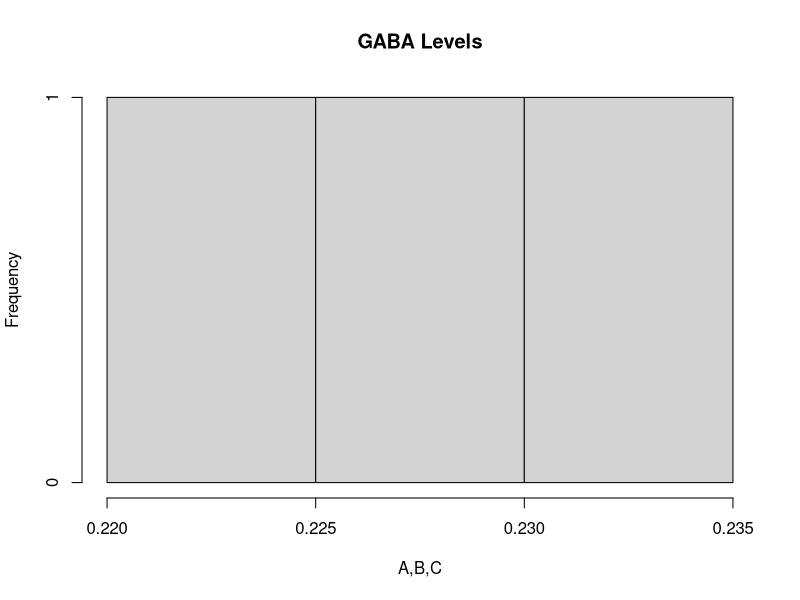
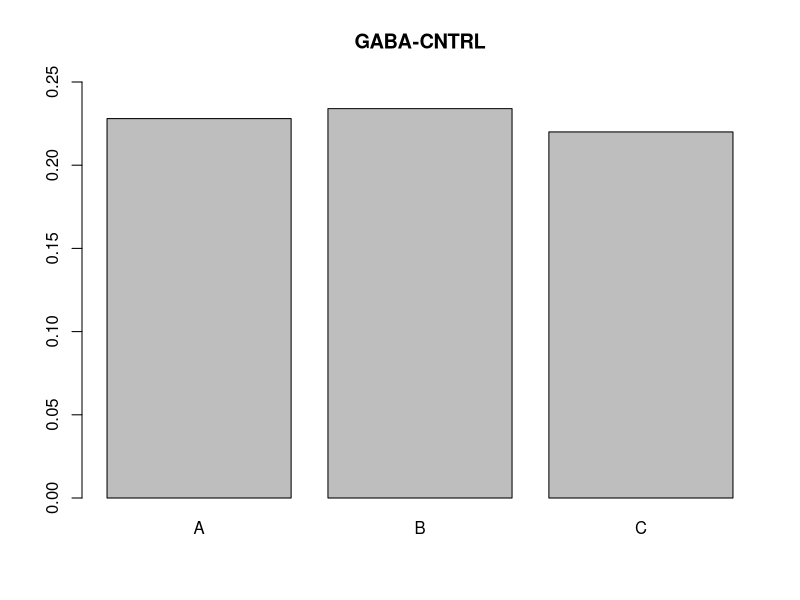
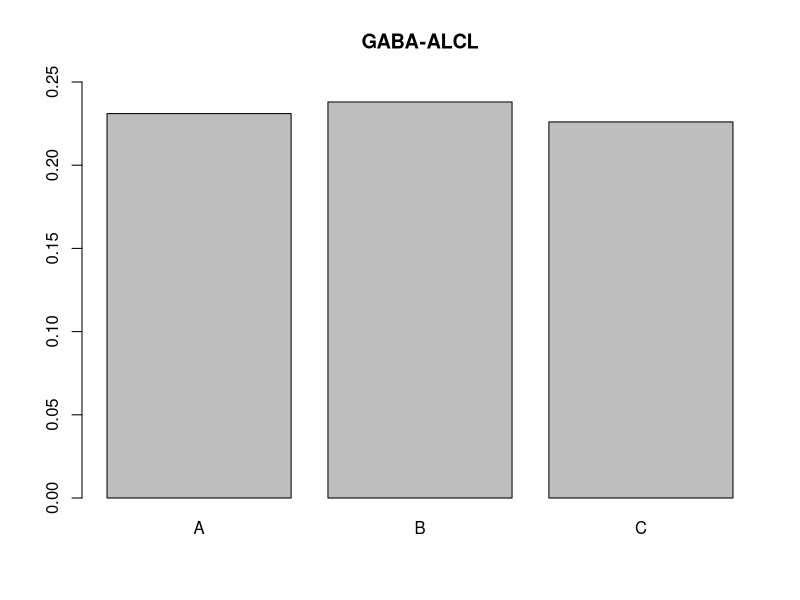
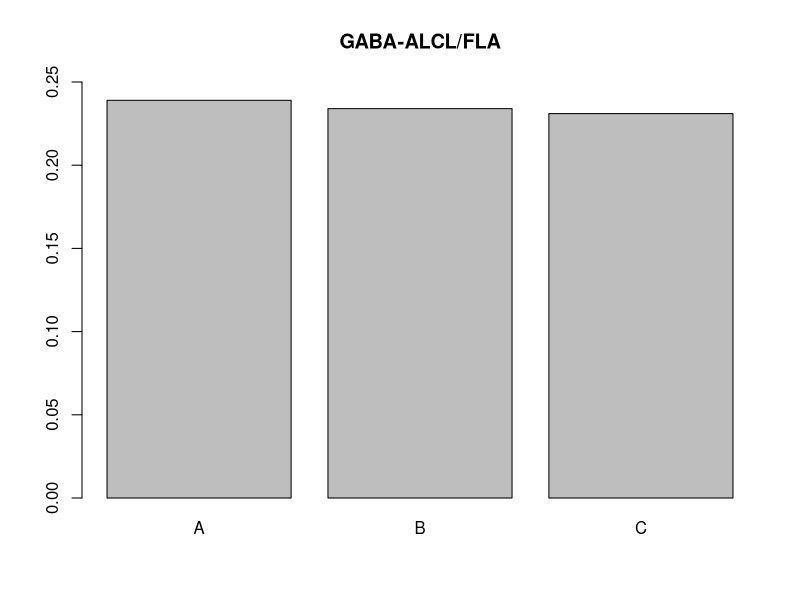
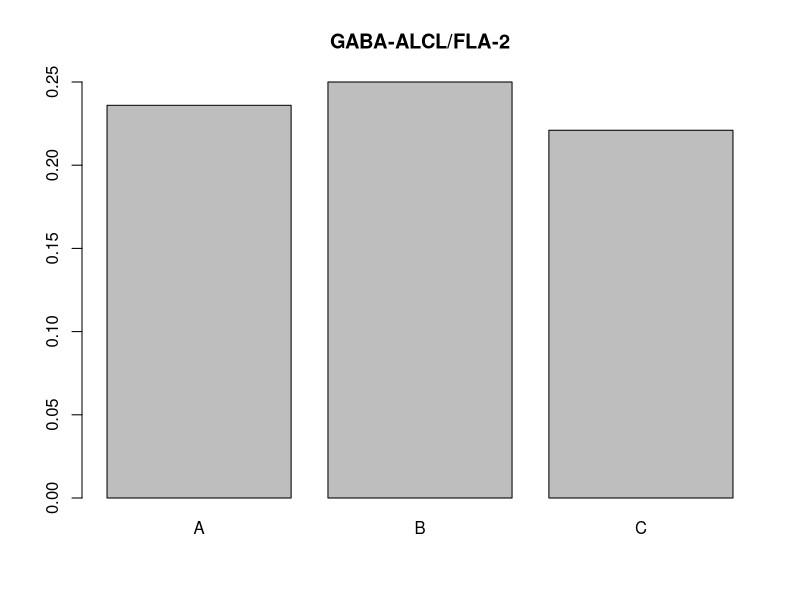
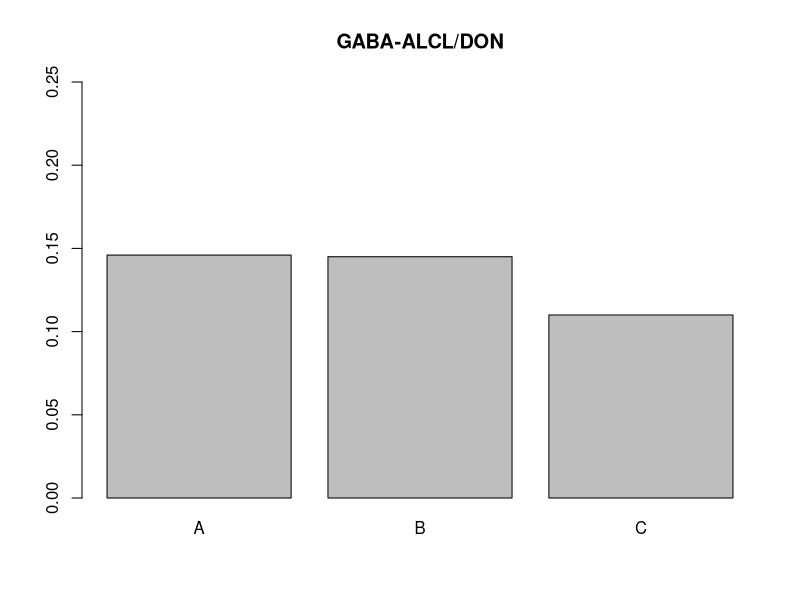
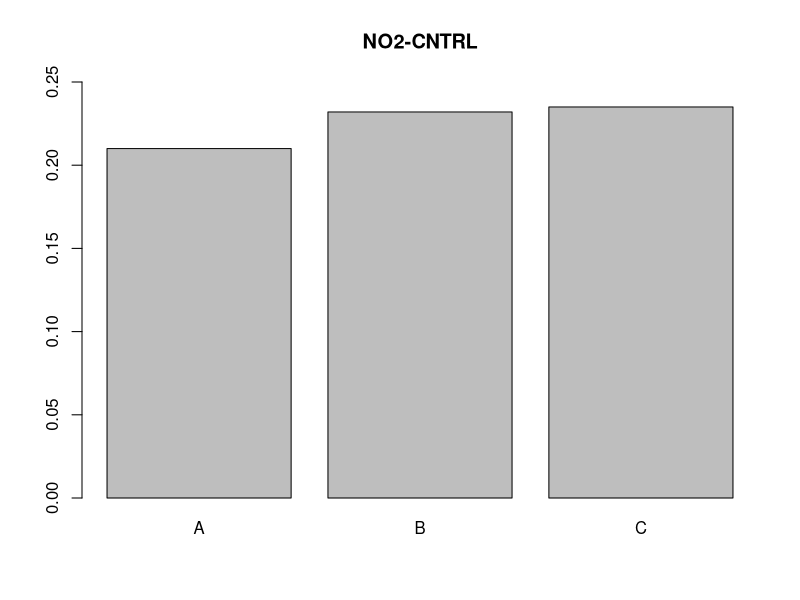
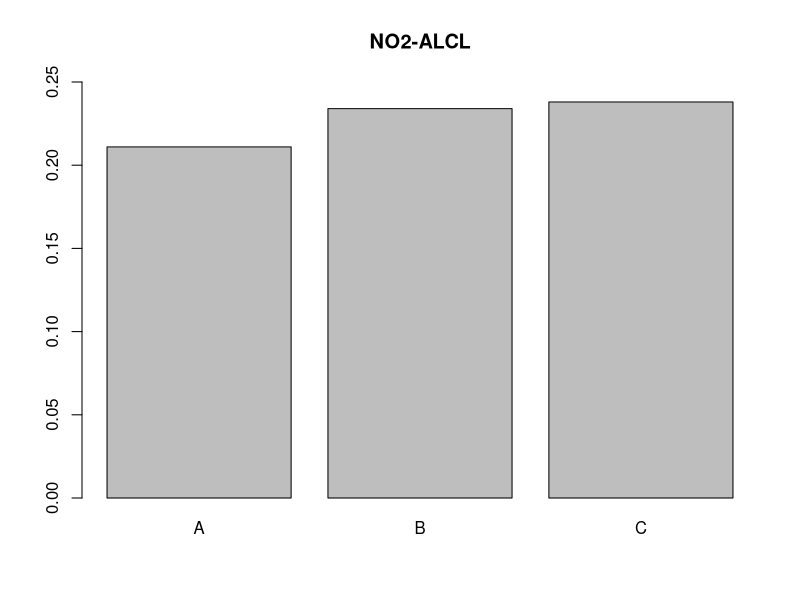

Write R code to recreate these figures, in order.
#Loading Data 
GABA_cntrl <-c(0.228,0.234,0.22)
GABA_alcl <- c(0.231,0.238,0.226)
GABA_alcl_fla <-c(0.239,0.234,0.231)
GABA_alcl_fla_2 <-c(.236,.25,.221)
GABA_alcl_Don <-c(.146,.145,.11)
NO2_cntrl <-c(.21,.232,.235)
NO2_alcl <-c(.211,.234,.238)
NO2_alcl_fla <-c(.212,.24,.246)
NO2_alcl_fla_2 <-c(.212,.244,.252)
NO2_alcl_Don <-c(.215,.243,.255)
MDA_cntrl <- c(.005,.017,.022)
MDA_alcl <-c(.004,.023,.026)
MDA_alcl_fla <-c(.004,.029,.032)
MDA_alcl_fla_2 <-c(.005,.034,.038)
MDA_alcl_Don <- c(.008,.045,.038)

#Compiling data
GABA_anl <- data.frame(GABA_cntrl,GABA_alcl,GABA_alcl_fla,GABA_alcl_fla_2,GABA_alcl_Don)
NO2_anl <- data.frame(NO2_cntrl,NO2_alcl,NO2_alcl_fla,NO2_alcl_fla_2,NO2_alcl_Don)
MDA_anl <- data.frame(MDA_cntrl,MDA_alcl,MDA_alcl_fla,MDA_alcl_fla_2,MDA_alcl_Don)

#Summary of Biochemical analysis data 
summary(GABA_anl)
summary(NO2_anl)
summary(MDA_anl)

#Data Visualization 
hist(GABA_anl$GABA_cntrl,main = "GABA Levels",xlab = "A,B,C")
barplot.default (GABA_cntrl,ylim = c(0.0,0.25),names.arg = c("A","B","C"),main = "GABA-CNTRL")
barplot.default (GABA_alcl,ylim = c(0.0,0.25),names.arg = c("A","B","C"),main = "GABA-ALCL")
barplot.default (GABA_alcl_fla,ylim = c(0.0,0.25),names.arg = c("A","B","C"),main = "GABA-ALCL/FLA")
barplot.default (GABA_alcl_fla_2,ylim = c(0.0,0.25),names.arg = c("A","B","C"),main = "GABA-ALCL/FLA-2")
barplot.default (GABA_alcl_Don,ylim = c(0.0,0.25),names.arg = c("A","B","C"),main = "GABA-ALCL/DON")
barplot.default (NO2_cntrl,ylim = c(0.0,0.25),names.arg = c("A","B","C"),main = "NO2-CNTRL")
barplot.default (NO2_alcl,ylim = c(0.0,0.25),names.arg = c("A","B","C"),main = "NO2-ALCL")
barplot.default (NO2_alcl_fla,ylim = c(0.0,0.25),names.arg = c("A","B","C"),main = "NO2-ALCL/FLA")
barplot.default (NO2_alcl_fla_2,ylim = c(0.0,0.25),names.arg = c("A","B","C"),main = "NO2-ALCL/FLA-2")
barplot.default (NO2_alcl_Don,ylim = c(0.0,0.25),names.arg = c("A","B","C"),main = "NO2-ALCL/DON")
barplot.default (MDA_cntrl,ylim = c(0.0,0.05),names.arg = c("A","B","C"),main = "MDA-CNTRL")
barplot.default (MDA_alcl,ylim = c(0.0,0.05),names.arg = c("A","B","C"),main = "MDA-ALCL")
barplot.default (MDA_alcl_fla,ylim = c(0.0,0.05),names.arg = c("A","B","C"),main = "MDA-ALCL/FLA")
barplot.default (MDA_alcl_fla_2,ylim = c(0.0,0.05),names.arg = c("A","B","C"),main = "MDA-ALCL/FLA-2")
barplot.default (MDA_alcl_Don,ylim = c(0.0,0.05),names.arg = c("A","B","C"),main = "MDA-ALCL/DON")
